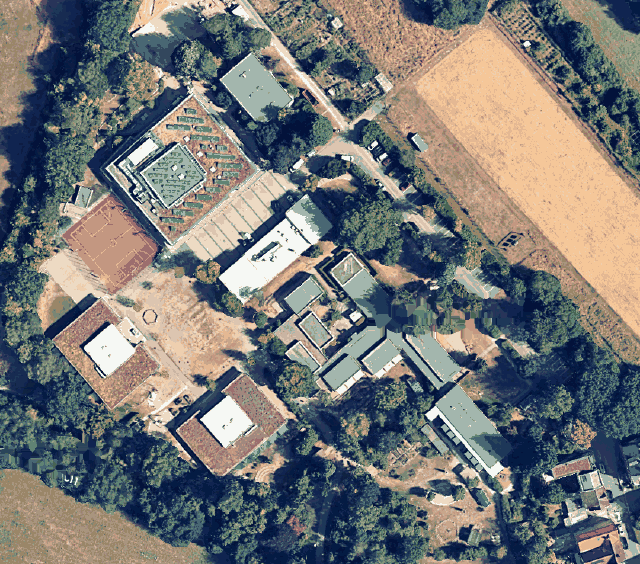
#> input picture assets/campus_map.png, 640 x 564 px, given in place of campus_screenshot.png, which was not available
$ python make_map.py
#> lines starting #> are read from the running program, lines starting #| are printed output that depends on the picture; after the words box and inside, x2 and y2 are one past the last pixel; in counts of white or black regions, pixels touching at a corner belong together; pictures that were not available may be replaced by others from this repository, and a replacement may not be noted
"""Erzeugt aus dem Google-Earth-Screenshot eine Pixel-Art-Map fuer das Spiel.

Schritte:
  1. Crop auf den Campus (Google-Earth-Bedienelemente entfernen)
  2. Eingeblendete Labels (Text + Pin) per Inpainting entfernen
  3. Downsampling auf Pixel-Art-Aufloesung
  4. Kontrast/Saettigung + feste Palette -> Retro-Look
"""
from PIL import Image
import numpy as np

SRC = "../quelle/campus_screenshot.png"
OUT = "../assets/campus_map.png"
CROP = (500, 180, 1340, 920)
BASE_W = 640
LABEL_BOXES = [
    (486, 388, 692, 440),   # "Campus Klarenthal" + Pin
    (0, 574, 145, 626),     # "Gehrner Bach"
]

img = Image.open(SRC).convert("RGB").crop(CROP)
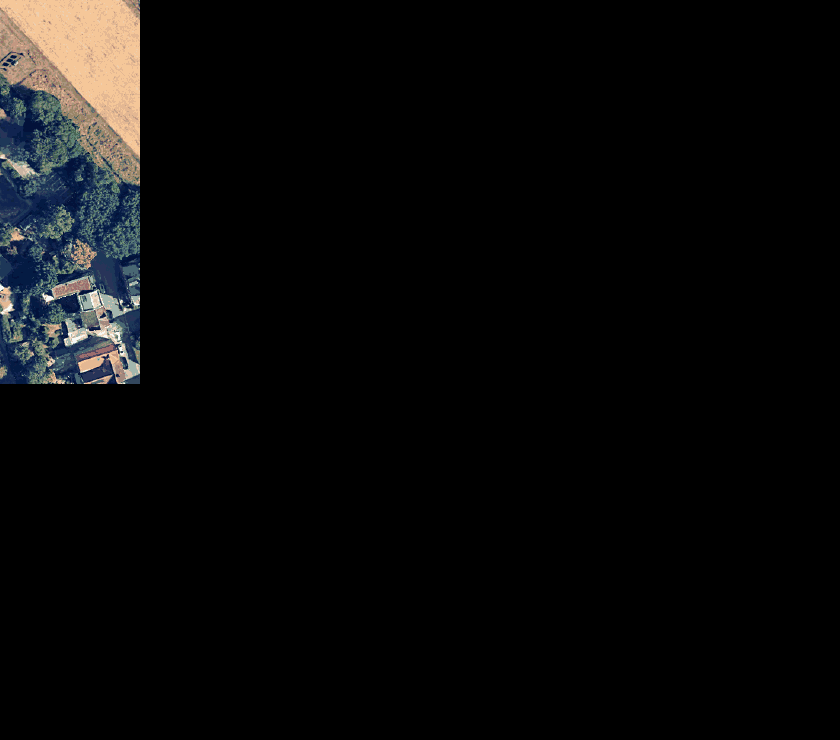
#> img: PIL image 840x740 RGB; mean R, G, B 9.7, 9.6, 9.6
arr = np.asarray(img).astype(np.float32)
h, w, _ = arr.shape
#> h = 740; w = 840

# --- Maske: helle Schriftpixel und ihre dunkle Kontur innerhalb der Label-Boxen ---
mask = np.zeros((h, w), dtype=bool)
lum = arr.mean(axis=2)
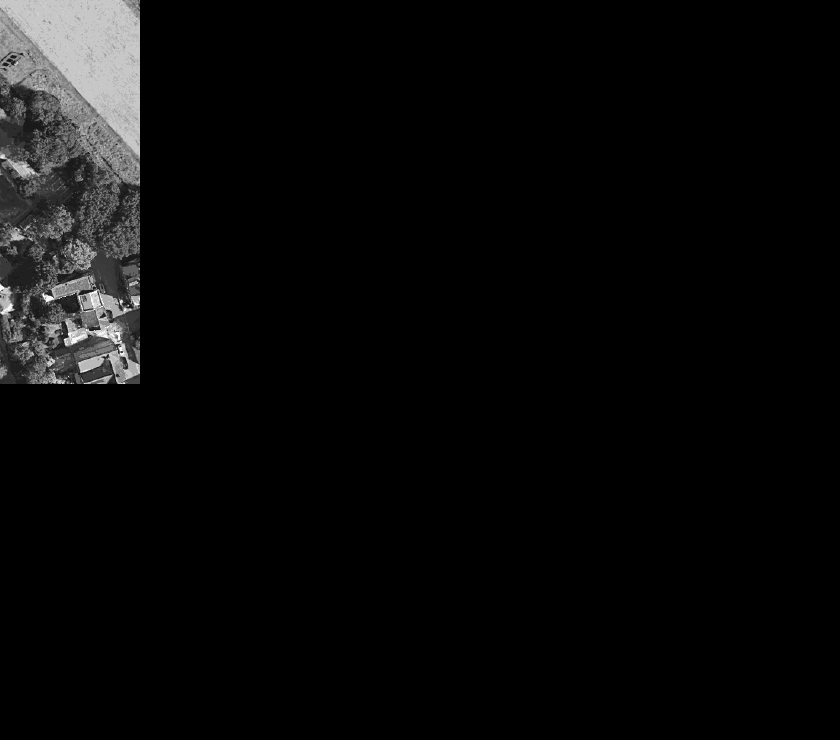
#> lum: shape (740, 840) float32; min 0, max 246, mean 9.6
for l, t, r, b in LABEL_BOXES:
    region = np.zeros((h, w), dtype=bool)
    region[t:b, l:r] = True
    mask |= region & ((lum > 165) | (lum < 42))
#> this loop made 2 passes
#> pass 1, `mask |= region & ((lum > 165) | (lum < 42))`:
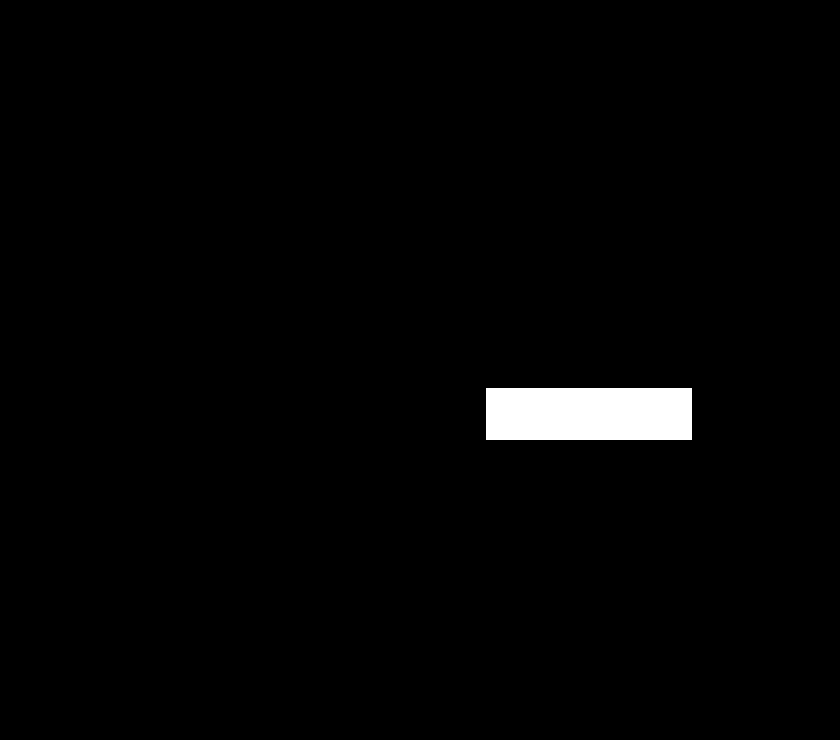
#> mask: shape (740, 840) bool; 1.7% white; 1 white region, box (x1, y1, x2, y2) and area: (486, 388, 692, 440) 10712
#> after the loop:
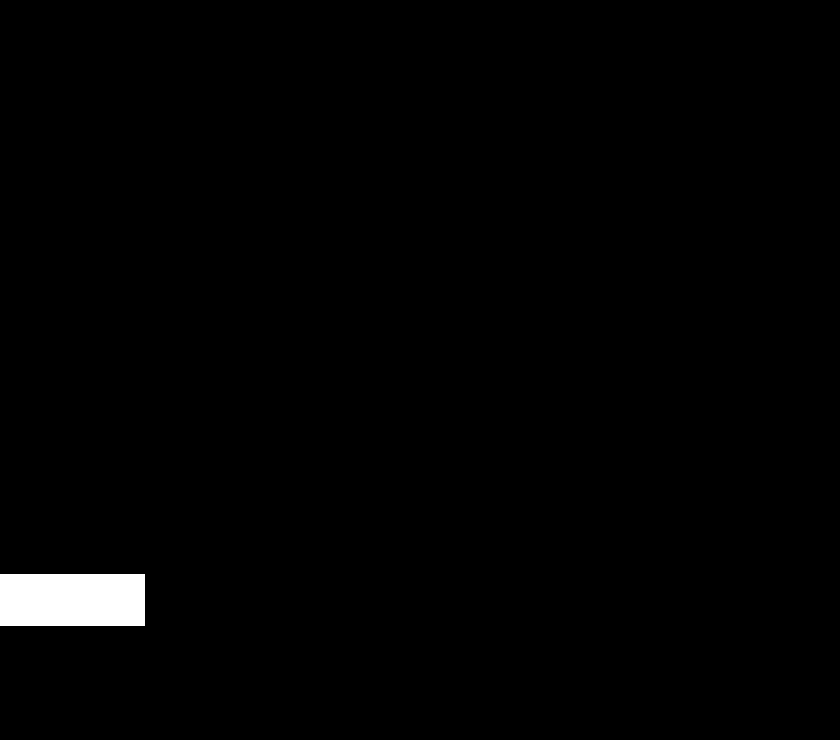
#> region: shape (740, 840) bool; 1.2% white; 1 white region, box (x1, y1, x2, y2) and area: (0, 574, 145, 626) 7540

# Maske verbreitern, damit Antialiasing-Raender mitgehen
for _ in range(3):
    grown = mask.copy()
    grown[1:, :] |= mask[:-1, :]
    grown[:-1, :] |= mask[1:, :]
    grown[:, 1:] |= mask[:, :-1]
    grown[:, :-1] |= mask[:, 1:]
    mask = grown

# --- Inpainting: maskierte Pixel iterativ aus gueltigen Nachbarn mitteln ---
valid = (~mask).astype(np.float32)[..., None]
#> valid: shape (740, 840, 1) float32; values 0 (black) and 1 (white), 96.6% white; 2 black regions, box (x1, y1, x2, y2) and area: (483, 385, 695, 443) 12272, (0, 571, 148, 629) 8572
work = arr * valid
for _ in range(160):
    acc = np.zeros_like(work)
    cnt = np.zeros_like(valid)
    for dy, dx in ((1, 0), (-1, 0), (0, 1), (0, -1)):
        acc += np.roll(work, (dy, dx), axis=(0, 1))
        cnt += np.roll(valid, (dy, dx), axis=(0, 1))
    filled = np.divide(acc, np.maximum(cnt, 1e-6))
    newly = (cnt > 0) & (valid == 0)
    work = np.where(newly, filled, work)
    valid = np.maximum(valid, newly.astype(np.float32))
    if valid.min() > 0:
        break
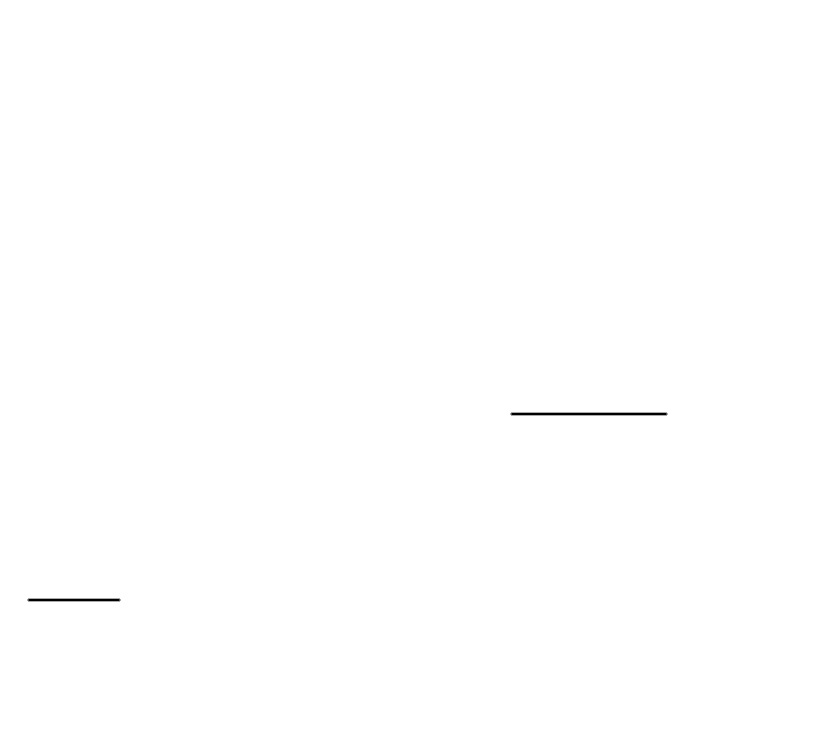
#> cnt: shape (740, 840, 1) float32; min 1, max 4, mean 4; drawn with min black and max white
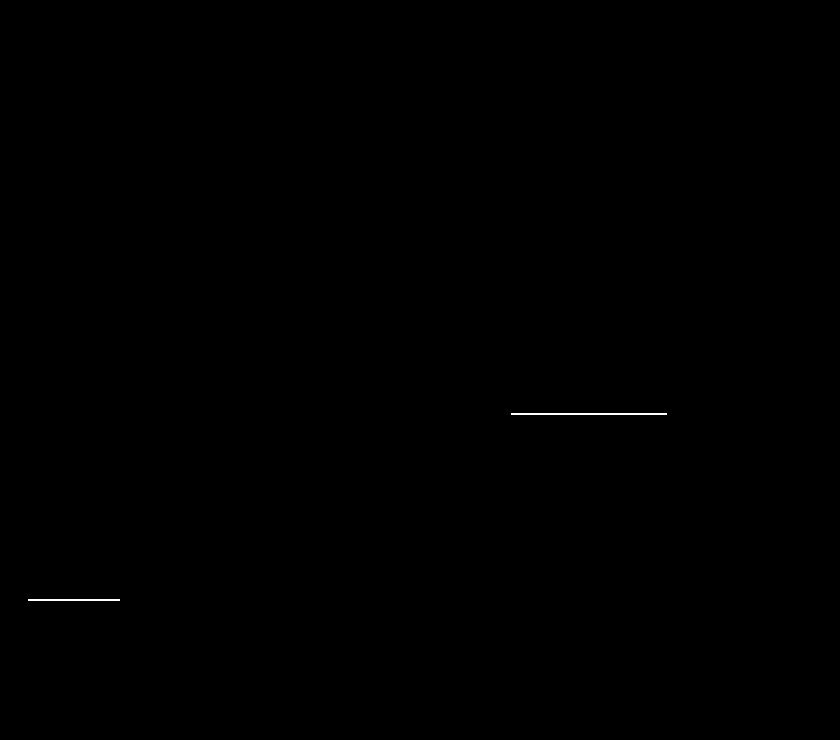
#> newly: shape (740, 840, 1) bool; 0.08% white in thin lines or dots, all inside (x1, y1, x2, y2) = (28, 413, 667, 601)
#> valid: shape (740, 840, 1) float32; every value is 1

img = Image.fromarray(np.clip(work, 0, 255).astype(np.uint8))

# --- Pixel-Art-Aufbereitung ---
small = img.resize((BASE_W, round(BASE_W * h / w)), Image.BOX)
a = np.asarray(small).astype(np.float32)
a = np.clip((a - 128.0) * 1.16 + 132.0, 0, 255)
m = a.mean(axis=2, keepdims=True)
a = np.clip(m + (a - m) * 1.40, 0, 255)
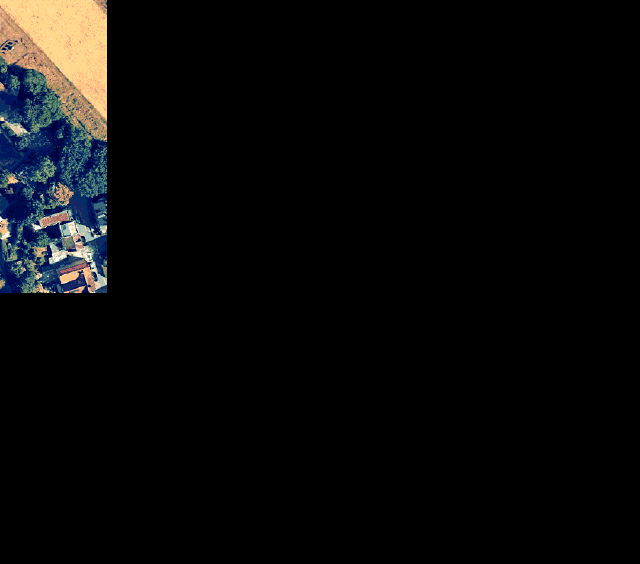
#> a: shape (564, 640, 3) float32; mean R, G, B 9.7, 9.8, 9.8
small = Image.fromarray(a.astype(np.uint8))

pixel = small.quantize(colors=32, method=Image.MEDIANCUT, dither=Image.NONE).convert("RGB")
pixel.save(OUT)
print("Map:", OUT, pixel.size)
#| Map: ../assets/campus_map.png (640, 564)
pixel.save("preview.png")
